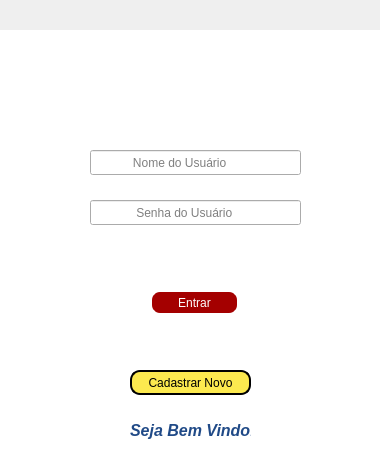
<?xml version="1.0" encoding="UTF-8"?>
<ui version="4.0">
 <class>Dialog</class>
 <widget class="QDialog" name="Dialog">
  <property name="geometry">
   <rect>
    <x>0</x>
    <y>0</y>
    <width>380</width>
    <height>470</height>
   </rect>
  </property>
  <property name="minimumSize">
   <size>
    <width>380</width>
    <height>470</height>
   </size>
  </property>
  <property name="maximumSize">
   <size>
    <width>380</width>
    <height>470</height>
   </size>
  </property>
  <property name="windowTitle">
   <string>Dialog</string>
  </property>
  <widget class="QPushButton" name="btnentrar">
   <property name="geometry">
    <rect>
     <x>150</x>
     <y>290</y>
     <width>89</width>
     <height>25</height>
    </rect>
   </property>
   <property name="styleSheet">
    <string notr="true">color: rgb(255, 255, 255);
background-color: rgb(164, 0, 0);
border-radius: 10px;
border-style: outset;
border-width: 2px;</string>
   </property>
   <property name="text">
    <string>Entrar</string>
   </property>
  </widget>
  <widget class="QLineEdit" name="uselog">
   <property name="geometry">
    <rect>
     <x>90</x>
     <y>150</y>
     <width>211</width>
     <height>25</height>
    </rect>
   </property>
   <property name="maxLength">
    <number>32</number>
   </property>
   <property name="placeholderText">
    <string>            Nome do Usuário</string>
   </property>
  </widget>
  <widget class="QLineEdit" name="senhalog">
   <property name="geometry">
    <rect>
     <x>90</x>
     <y>200</y>
     <width>211</width>
     <height>25</height>
    </rect>
   </property>
   <property name="maxLength">
    <number>16</number>
   </property>
   <property name="echoMode">
    <enum>QLineEdit::Password</enum>
   </property>
   <property name="placeholderText">
    <string>             Senha do Usuário</string>
   </property>
  </widget>
  <widget class="QLabel" name="label_5">
   <property name="geometry">
    <rect>
     <x>-20</x>
     <y>30</y>
     <width>401</width>
     <height>441</height>
    </rect>
   </property>
   <property name="styleSheet">
    <string notr="true">gridline-color: qlineargradient(spread:pad, x1:0.065, y1:0.727, x2:1, y2:0, stop:0 rgba(234, 0, 0, 255), stop:1 rgba(255, 255, 255, 255));
color: rgb(136, 138, 133);
background-color: rgb(255, 255, 255);</string>
   </property>
   <property name="text">
    <string>&lt;html&gt;&lt;head/&gt;&lt;body&gt;&lt;p&gt;&lt;br/&gt;&lt;/p&gt;&lt;/body&gt;&lt;/html&gt;</string>
   </property>
  </widget>
  <widget class="QLabel" name="infor">
   <property name="geometry">
    <rect>
     <x>76</x>
     <y>249</y>
     <width>231</width>
     <height>21</height>
    </rect>
   </property>
   <property name="styleSheet">
    <string notr="true">color: rgb(0, 0, 0);</string>
   </property>
   <property name="text">
    <string/>
   </property>
  </widget>
  <widget class="QPushButton" name="pushButton">
   <property name="geometry">
    <rect>
     <x>160</x>
     <y>380</y>
     <width>61</width>
     <height>51</height>
    </rect>
   </property>
   <property name="text">
    <string>PushButton</string>
   </property>
  </widget>
  <widget class="QPushButton" name="usecadastrar">
   <property name="geometry">
    <rect>
     <x>130</x>
     <y>370</y>
     <width>121</width>
     <height>25</height>
    </rect>
   </property>
   <property name="styleSheet">
    <string notr="true">color: rgb(0, 0, 0);
background-color: rgb(252, 233, 79);
border-radius: 10px;
border-style: outset;
border-width: 2px;</string>
   </property>
   <property name="text">
    <string>Cadastrar Novo</string>
   </property>
  </widget>
  <widget class="QLabel" name="label">
   <property name="geometry">
    <rect>
     <x>130</x>
     <y>420</y>
     <width>121</width>
     <height>21</height>
    </rect>
   </property>
   <property name="text">
    <string>&lt;html&gt;&lt;head/&gt;&lt;body&gt;&lt;p&gt;&lt;span style=&quot; font-size:12pt; font-weight:600; font-style:italic; color:#204a87;&quot;&gt;Seja Bem Vindo!&lt;/span&gt;&lt;/p&gt;&lt;/body&gt;&lt;/html&gt;</string>
   </property>
  </widget>
  <widget class="QLabel" name="label_3">
   <property name="geometry">
    <rect>
     <x>50</x>
     <y>190</y>
     <width>31</width>
     <height>31</height>
    </rect>
   </property>
   <property name="text">
    <string/>
   </property>
   <property name="pixmap">
    <pixmap>png-clipart-delta-computers-rentals-computer-icons-user-icon-entrepreneurship-head-desktop-wallpaper.png</pixmap>
   </property>
  </widget>
  <widget class="QLabel" name="label_4">
   <property name="geometry">
    <rect>
     <x>20</x>
     <y>60</y>
     <width>361</width>
     <height>61</height>
    </rect>
   </property>
   <property name="text">
    <string/>
   </property>
   <property name="pixmap">
    <pixmap>logo.png</pixmap>
   </property>
  </widget>
  <widget class="QLabel" name="label_2">
   <property name="geometry">
    <rect>
     <x>50</x>
     <y>150</y>
     <width>41</width>
     <height>31</height>
    </rect>
   </property>
   <property name="text">
    <string/>
   </property>
   <property name="pixmap">
    <pixmap>png-transparent-computer-icons-font-awesome-password-user-font-others-typeface-computer-icons-symbol.png</pixmap>
   </property>
  </widget>
  <widget class="QLabel" name="label_6">
   <property name="geometry">
    <rect>
     <x>-20</x>
     <y>220</y>
     <width>411</width>
     <height>271</height>
    </rect>
   </property>
   <property name="text">
    <string/>
   </property>
   <property name="pixmap">
    <pixmap>efeito novo.png</pixmap>
   </property>
  </widget>
  <zorder>pushButton</zorder>
  <zorder>label_5</zorder>
  <zorder>label_4</zorder>
  <zorder>label_2</zorder>
  <zorder>label_3</zorder>
  <zorder>label_6</zorder>
  <zorder>label</zorder>
  <zorder>usecadastrar</zorder>
  <zorder>btnentrar</zorder>
  <zorder>senhalog</zorder>
  <zorder>uselog</zorder>
  <zorder>infor</zorder>
 </widget>
 <resources>
  <include location="login.qrc"/>
 </resources>
 <connections/>
</ui>
